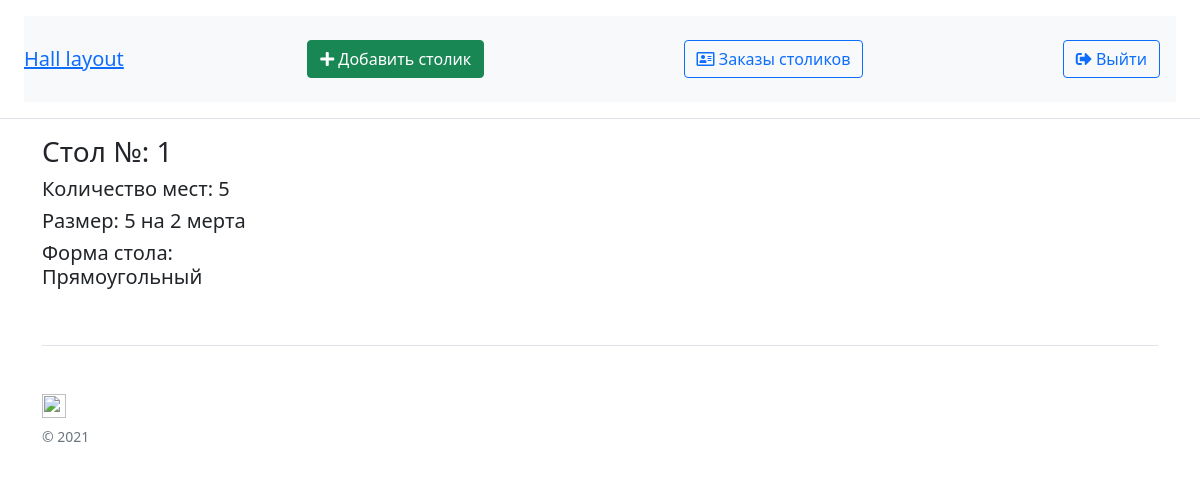
Page /orders/3 (signed in) on the earlier database version.
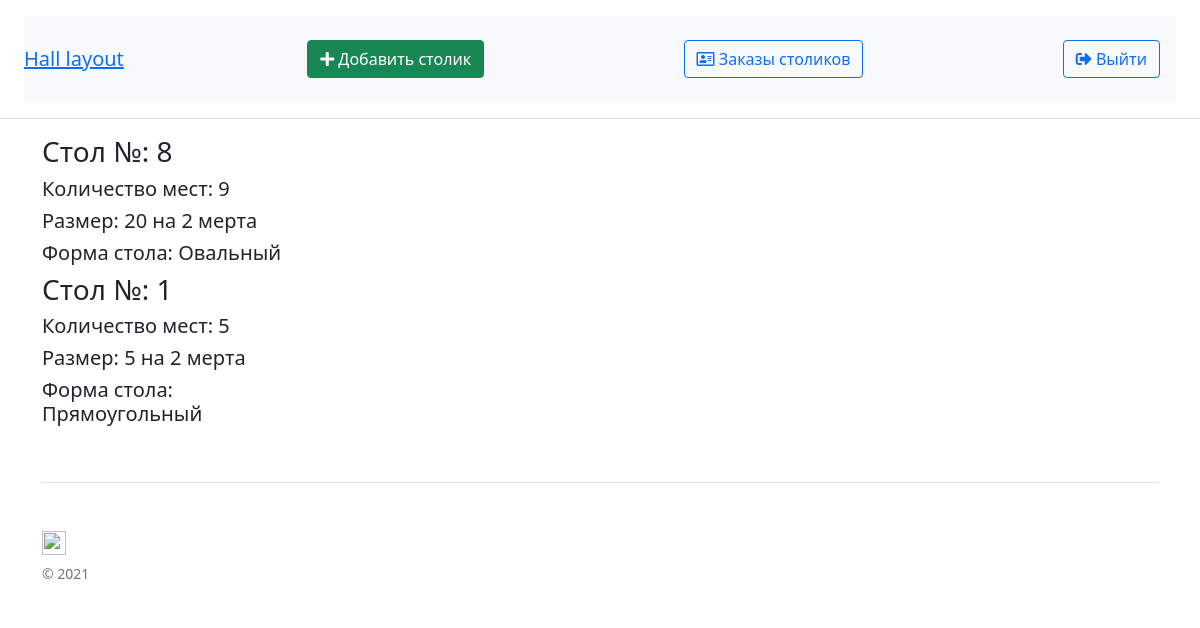
Same page on the later database version.
### app.py (models this page shows)
class Order_Tables(db.Model):
    id = db.Column(db.Integer, primary_key=True)
    order_id = db.Column(db.Integer, db.ForeignKey('order.id'))
    table_id = db.Column(db.Integer, db.ForeignKey('tables.id'))
    quantity = db.Column(db.Integer)

class Tables(db.Model):
    id = db.Column(db.Integer, primary_key=True)
    number_t = db.Column(db.Integer)
    quantity_chairs = db.Column(db.Integer)
    with_tab = db.Column(db.String(100), nullable=True)
    height_tab = db.Column(db.String(100), nullable=True)
    margin_top = db.Column(db.Integer)
    margin_left = db.Column(db.Integer)
    rotate = db.Column(db.Integer)
    so = db.Column(db.String(50), nullable=True)
    order = db.relationship('Order_Tables', backref='table', lazy=True)
    datechek = db.Column(db.String(100), nullable=True)

### app.py (the view)
@app.route('/orders/<order_id>', methods=['GET', 'POST'])
@login_required
def order(order_id):
    order = Order.query.filter_by(id=int(order_id)).first()
    return render_template('order-view.html', order=order)

### templates/order-view.html (shortened to what this page needs)
{% extends "base.html" %}
{% block content %}
<div class="row">
<div class="col-lg-3">
{% for item in order.items %}
     <h3>Стол №: {{ item.table.number_t }}</h3>
    <h5>Количество мест: {{ item.table.quantity_chairs }}</h5>
    <h5>Размер: {{ item.table.with_tab }} на {{ item.table.height_tab }} мерта</h5>
    <h5>Форма стола: {% if item.table.so == 'square'%}Прямоугольный{% else %}Овальный{% endif %}</h5>
{% endfor %}
</div>
</div>
{% endblock %}

### templates/base.html (shortened to what this page needs)
<!doctype html>
<html lang="en">
  <head>
      <link rel="stylesheet" href="{{ url_for('static', filename='style/style.css') }}">
       <link rel="stylesheet" type="text/css" href="https://cdn.datatables.net/1.10.25/css/jquery.dataTables.css">
<link rel="stylesheet" type="text/css" href="http://ajax.googleapis.com/ajax/libs/jqueryui/1.8.18/themes/overcast/jquery-ui.css" />
    <link href="https://cdn.jsdelivr.net/npm/bootstrap@5.0.1/dist/css/bootstrap.min.css" rel="stylesheet">
<link rel="stylesheet" href="https://pro.fontawesome.com/releases/v5.10.0/css/all.css"/>
  </head>
  <body>
    <div class="d-flex flex-column flex-md-row align-items-center p-3 px-md-4 mb-3 bg-white border-bottom box-shadow">
    <nav class="navbar navbar-light bg-light col-lg-12">
          <h5 class="my-0 mr-md-auto font-weight-normal"><a href="{{ url_for('index') }}">Hall layout</a></h5>
    {% if current_user.has_role('admin')%}
        <a class="btn btn-success m-3" href="{{ url_for('add_table') }}"><i class="fas fa-plus"></i> Добавить столик</a>
      <a class="btn btn-outline-primary m-3" href="{{ url_for('orders') }}"><i class="far fa-address-card"></i> Заказы столиков</a>
        {% endif %}
          {% if current_user.has_role('admin')%}
              <ul class="nav navbar-nav цnavbar-right text-right">
          <li>
              <a class="btn btn-outline-primary m-3" href="/logout"><i class="fas fa-sign-out-alt"></i> Выйти</a>
          </li>
              </ul>
              {% else %}
              <div class="right">
        <a class="btn btn-outline-primary m-3" href="{{ url_for('admin') }}"><i class="fas fa-user-lock"></i> Админка</a>
          </div>
          {% endif %}
      </nav>
    </div>
    <div class="container">
            {% block content %}
            {% endblock %}
      <footer class="pt-4 my-md-5 pt-md-5 border-top">
        <div class="row">
          <div class="col-12 col-md">
            <img class="mb-2" src="https://getbootstrap.com/docs/4.0/assets/brand/bootstrap-solid.svg" alt="" width="24" height="24">
            <small class="d-block mb-3 text-muted">&copy; 2021</small>
          </div>
        </div>
      </footer>
 </div>
  </body>
</html>

Differences in the rows shown:
added Order_Tables: table.number_t "8", table.quantity_chairs "9", table.with_tab "20", table.height_tab "2", shows "Овальный"
